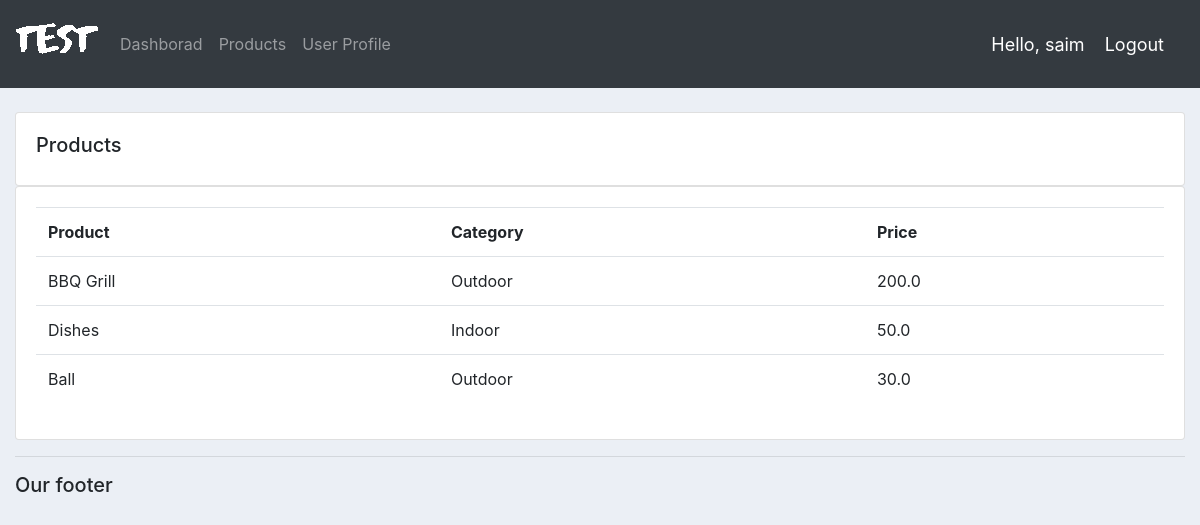
The app's page /products/ (signed in) with its own data.
### test2/models.py (models this page shows, shortened)
class Product(models.Model):
    CATEGORY = (
        ('Indoor', 'Indoor'),
        ('Outdoor', 'Outdoor'),
    )
    name = models.CharField(max_length=200, null=True)
    price = models.FloatField(null=True)
    category = models.CharField(max_length=200, null=True, choices=CATEGORY)
    description = models.CharField(max_length=200, null=True, blank=True)
    date_created = models.DateTimeField(auto_now_add=True, null=True)
    tags = models.ManyToManyField(Tag)

### test2/views.py (the view)
# urls.py: path('products/', views.products, name="products"),
@login_required(login_url='login')
def products(request):
    products = Product.objects.all()
    context = {'products': products}
    return render(request, 'test2/products.html', context)

### test2/templates/test2/products.html
{% extends 'test2/main.html' %}
{%block content%}
<br>
<div class="row">
    <div class="col-md">
        <div class="card card-body">
            <h5>Products</h5>
        </div>
        <div class="card card-body">
            <table class="table">
                <tr>
                    <th>Product</th>
                    <th>Category</th>
                    <th>Price</th>
                </tr>
                {% for i in products %}
                <tr>
                    <td>{{i.name}}</td>
                    <td>{{i.category}}</td>
                    <td>{{i.price}}</td>
                </tr>
                {% endfor %}
            </table>
        </div>
    </div>
</div>
{% endblock %}

### test2/templates/test2/navbar.html (shortened to what this page needs)
{%load static%}
<nav class="navbar navbar-expand-lg navbar-dark bg-dark">
    <img src="{%static 'images/logo.png' %}">
    <div class="collapse navbar-collapse" id="navbarNav">
    <ul class="navbar-nav">
        <li class="nav-item">
        <a class="nav-link" href="{% url 'home' %}">Dashborad</a>
        </li>
        <li class="nav-item">
        <a class="nav-link" href="{% url 'products' %}">Products</a>
        </li>
        <li class="nav-item">
            <a class="nav-link" href="{% url 'account' %}">User Profile</a>
        </li>
    </ul>
    </div>
    <span class="hello-msg">Hello, {{request.user}}</span>
    <span><a class="hello-msg" href="{% url 'logout' %}">Logout</a></span>
</nav>

### static/css/main.css (style rules this page uses)
body { background-color: #ebeff5; }
.nav-link { position: relative; display: inline-block; }

### test2/templates/test2/navbar.html (style rules this page uses)
.hello-msg { font-size: 18px; color: #fff; margin-right: 20px; }

### records on screen
Product: name "BBQ Grill", category "Outdoor", price "200.0"
Product: name "Dishes", category "Indoor", price "50.0"
Product: name "Ball", category "Outdoor", price "30.0"

### other values on screen
{{ request.user }} "saim"
